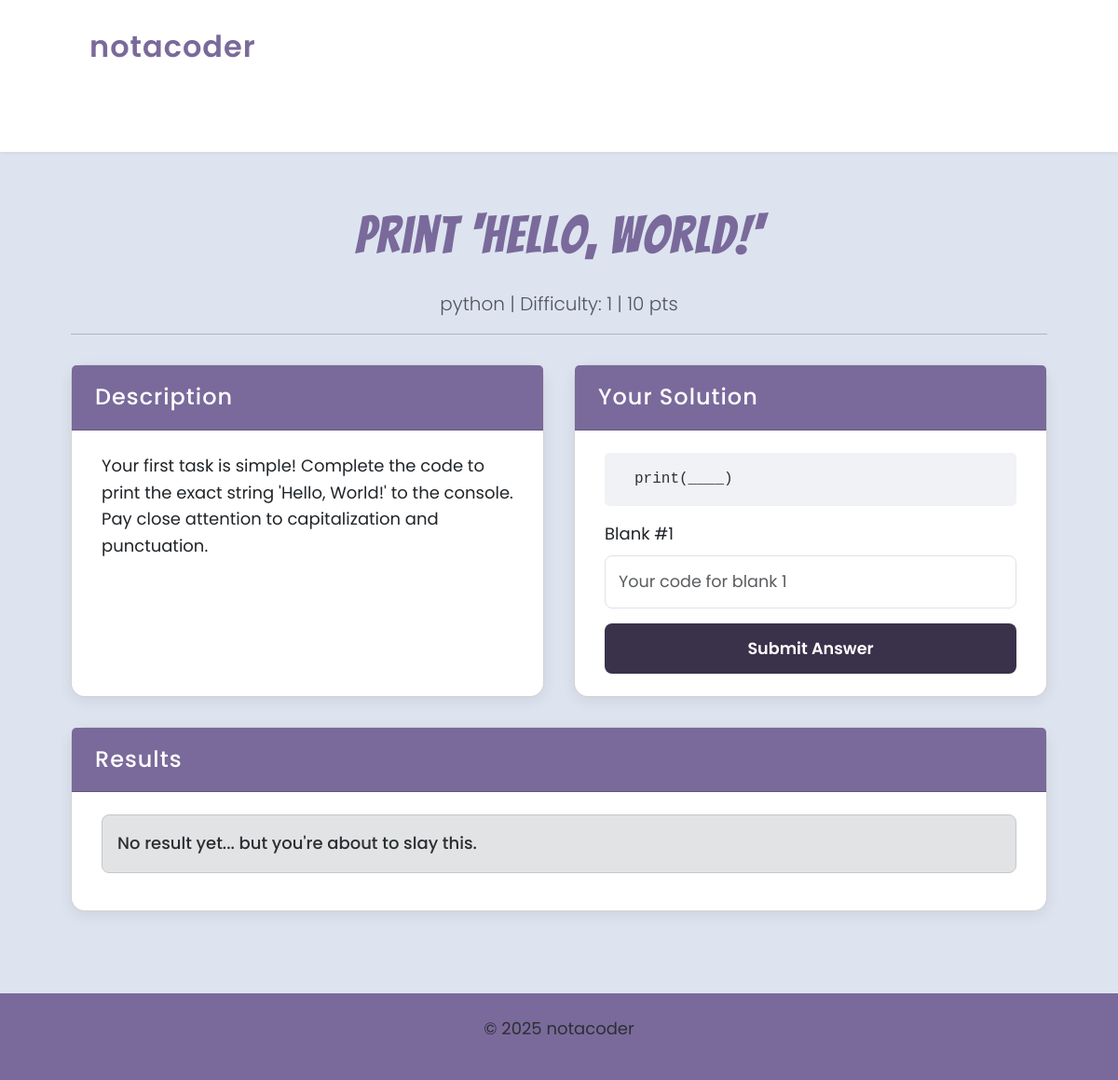
/challenges/1/, run on an earlier commit of the app's database.
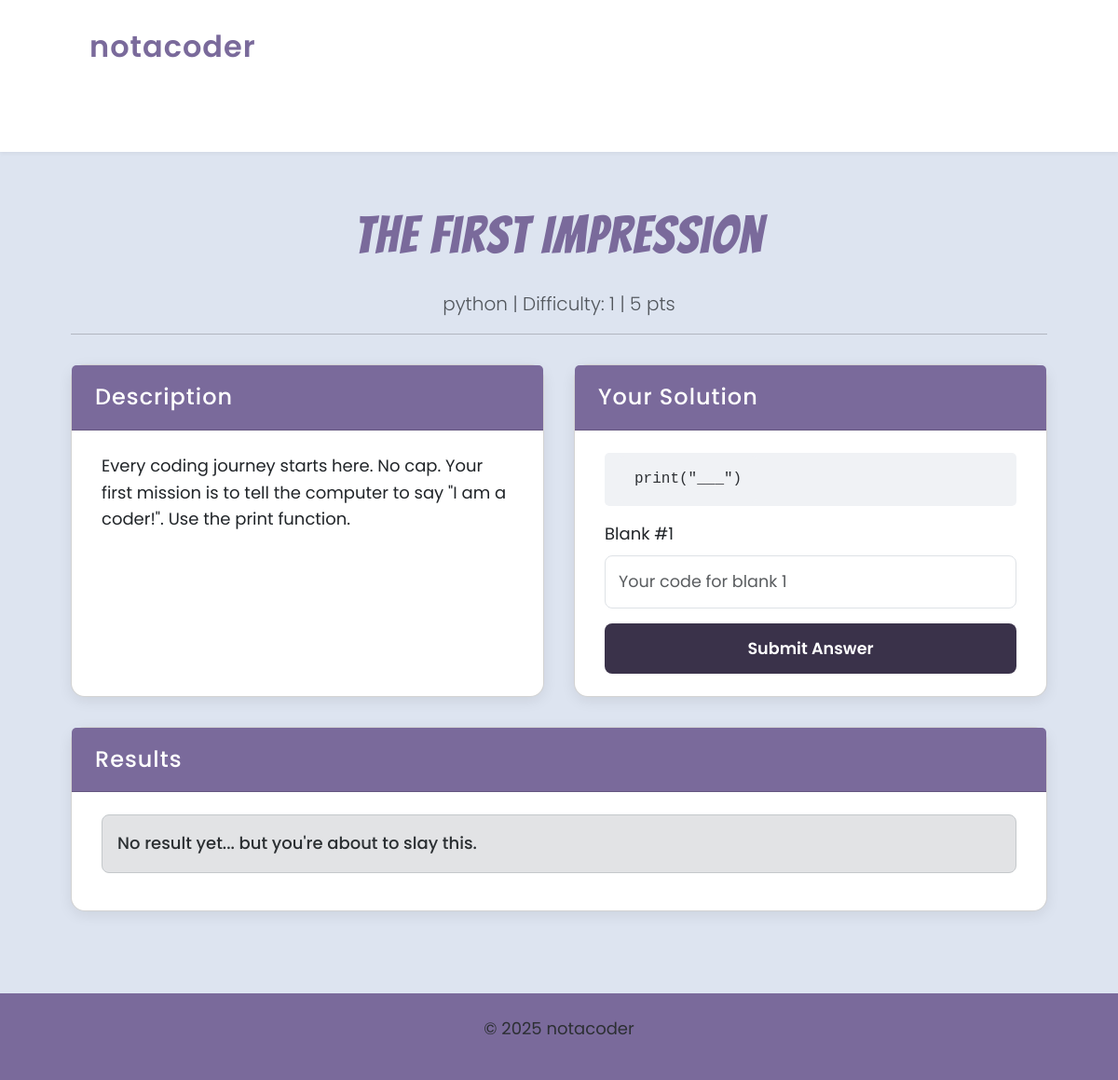
And on a later commit of the database.
### core/models.py (models this page shows, shortened)
class CodeChallenge(models.Model):
    title = models.CharField(max_length=200)
    slug = models.SlugField(
        unique=True,
        blank=True,
        max_length=220,
        help_text="URL-friendly version of the title, auto-generated."
    )
    description = models.TextField(blank=True, help_text="Instructions and context for the user.")
    code_template = models.TextField()
    language = models.ForeignKey(
        ProgrammingLanguage,
        on_delete=models.PROTECT,
        related_name='challenges',
        help_text="The programming language of the code snippet."
    )
    correct_answers_list = models.JSONField(
        default=list,
        help_text="A JSON list of strings representing the exact correct answers for the blanks, IN ORDER.",
    )
    tags = models.ManyToManyField(
        Tag,
        blank=True,
        related_name='challenges',
        help_text="Categorize the challenge with relevant tags."
    )
    difficulty = models.PositiveSmallIntegerField(default=1, help_text="Difficulty level (e.g., 1=easy, 5=hard)")
    points_reward = models.PositiveIntegerField(default=10, help_text="Points awarded for successful completion.")
    created_at = models.DateTimeField(auto_now_add=True)
    updated_at = models.DateTimeField(auto_now=True)
    class Meta:
        ordering = ['created_at']
    def get_number_of_blanks(self) -> int:
        return len(self.correct_answers_list)

class ProgrammingLanguage(models.Model):
    name = models.CharField(max_length=50, unique=True)
    slug = models.SlugField(unique=True)

### core/views.py (the view)
# urls.py: path('challenges/<int:challenge_id>/', views.challenge_detail, name='challenge_detail'),
def challenge_detail(request, challenge_id):
    challenge = get_object_or_404(
        CodeChallenge, id=challenge_id,
    )
    num_blanks = challenge.get_number_of_blanks()
    has_submitted = False
    is_correct = None
    submitted_answers = None
    full_code = None
    if request.method == 'POST':
        form = ChallengeSubmissionForm(request.POST, num_blanks=num_blanks)
        has_submitted = True
        if form.is_valid():
            submitted_answers = form.get_ordered_answers()
            is_correct = challenge.check_submission(submitted_answers)
            if is_correct:
                messages.success(request, f'🎉 Correct! You earned {challenge.points_reward} points!')
                full_code = challenge.construct_full_code(submitted_answers)
                user_id = request.session.get('guest_user_id')
                if user_id:
                    try:
                        user = GuestUser.objects.get(id=user_id)
                        user.completed_challenges.add(challenge)
                    except GuestUser.DoesNotExist:
                        pass
            else:
                messages.error(request, '❌ Not quite right. Try again!')
        else:
            messages.error(request, "Please fill in all the blanks.")
    else:
        form = ChallengeSubmissionForm(num_blanks=num_blanks)
    context = {
        'challenge': challenge,
        'form': form,
        'has_submitted': has_submitted,
        'is_correct': is_correct,
        'submitted_answers': submitted_answers,
        'full_code': full_code
    }
    return render(request, 'core/challenge_detail.html', context)

### core/forms.py (shortened to what this page needs)
class ChallengeSubmissionForm(forms.Form):
    def __init__(self, *args, **kwargs):
        num_blanks = kwargs.pop('num_blanks', 0)
        super().__init__(*args, **kwargs)
        for i in range(num_blanks):
            self.fields[f'answer_{i}'] = forms.CharField(
                label=f'Blank #{i+1}',
                required=True,
                widget=forms.TextInput(attrs={'class': 'form-control', 'placeholder': f'Your code for blank {i+1}'})
            )

### core/templates/core/challenge_detail.html (shortened to what this page needs)
{% extends "core/index.html" %}
{% load static %}
{% block content %}
<div class="container py-4">
    <div class="challenge-detail mb-4">
        <h1 class="text-center">{{ challenge.title }}</h1>
        <p class="lead text-center text-muted">
            {{ challenge.language.name }} | Difficulty: {{ challenge.difficulty }} | {{ challenge.points_reward }} pts
        </p>
        <hr>
    </div>
    <div class="challenge-container">
        <div class="challenge-description-section">
            <div class="card">
                <div class="card-header">Description</div>
                <div class="card-body">
                    {{ challenge.description|linebreaksbr }}
                </div>
            </div>
        </div>
        <div class="challenge-form-section">
            <div class="card">
                <div class="card-header">Your Solution</div>
                <div class="card-body">
                    <pre><code>{{ challenge.code_template }}</code></pre>
                    <form method="post">
                        {% for field in form %}
                            <div class="mb-3">
                                <label class="form-label">{{ field.label }}</label>
                                {{ field }}
                            </div>
                        {% endfor %}
                        <button type="submit" class="btn btn-primary w-100">Submit Answer</button>
                    </form>
                </div>
            </div>
        </div>
        <div class="challenge-result-section">
            <div class="card">
                <div class="card-header">Results</div>
                <div class="card-body">
                    {% if not has_submitted %}
                        <div class="alert alert-secondary" role="alert">
                            No result yet... but you're about to slay this.
                        </div>
                    {% else %}
                        <div class="alert alert-danger" role="alert">
                            ❌ Not quite right. Keep trying!
                        </div>
                    {% endif %}
                </div>
            </div>
        </div>
    </div>
</div>
{% endblock %}

What changed in the data, as far as the page shows it:
changed CodeChallenge "python": title "Print 'Hello, World!'" → "The First Impression"; points_reward "10" → "5"; description "Your first task is simple! Complete the code to print the exact string 'Hello, World!' to the console. Pay close attention to capitalization and punctuation." → "Every coding journey starts here. No cap. Your first mission is to tell the computer to say \"I am a coder!\". Use the print function."; code_template "print(____)" → "print(\"___\")"
